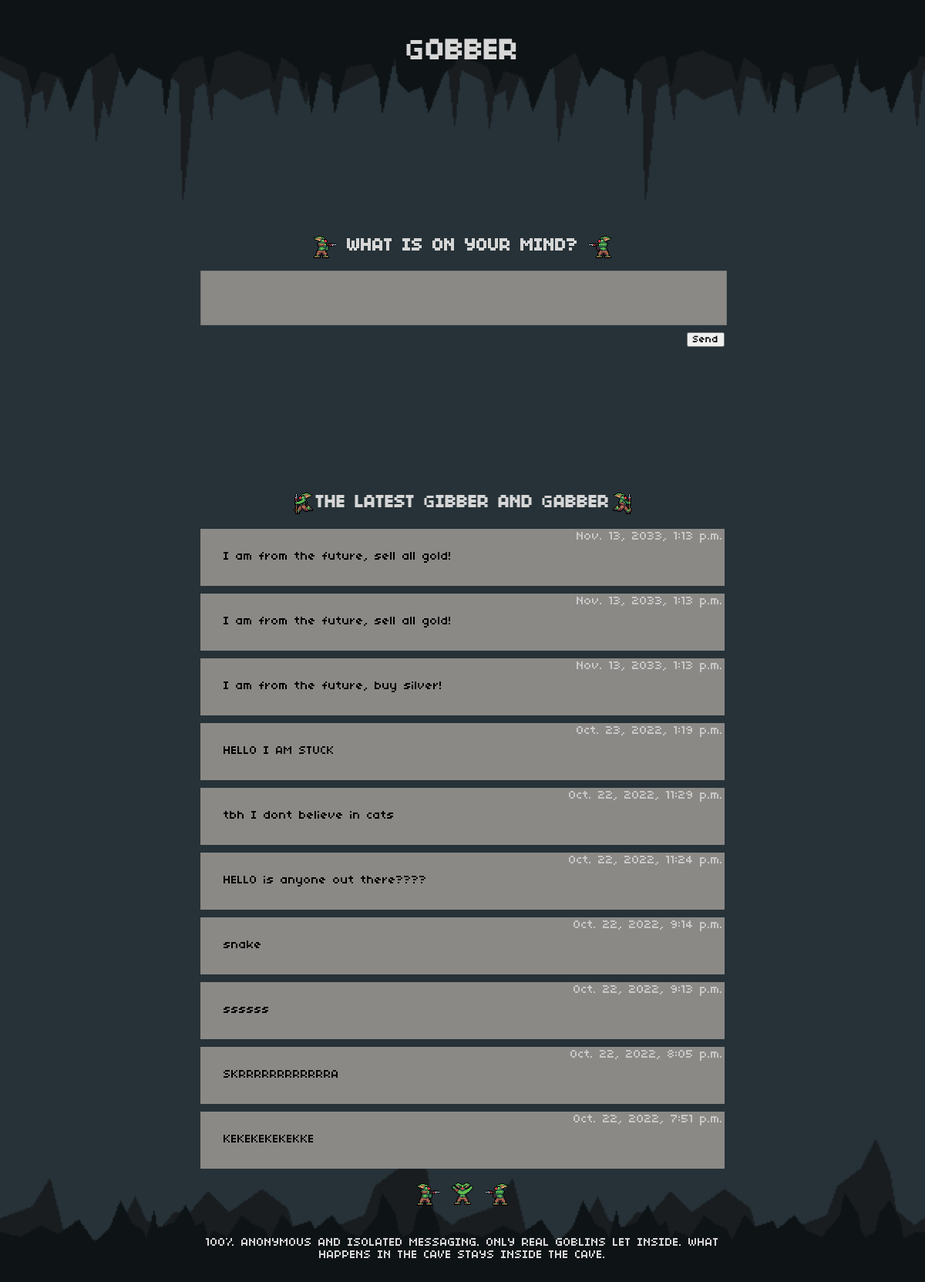
/gobber/chats/, run on an earlier commit of the app's database.
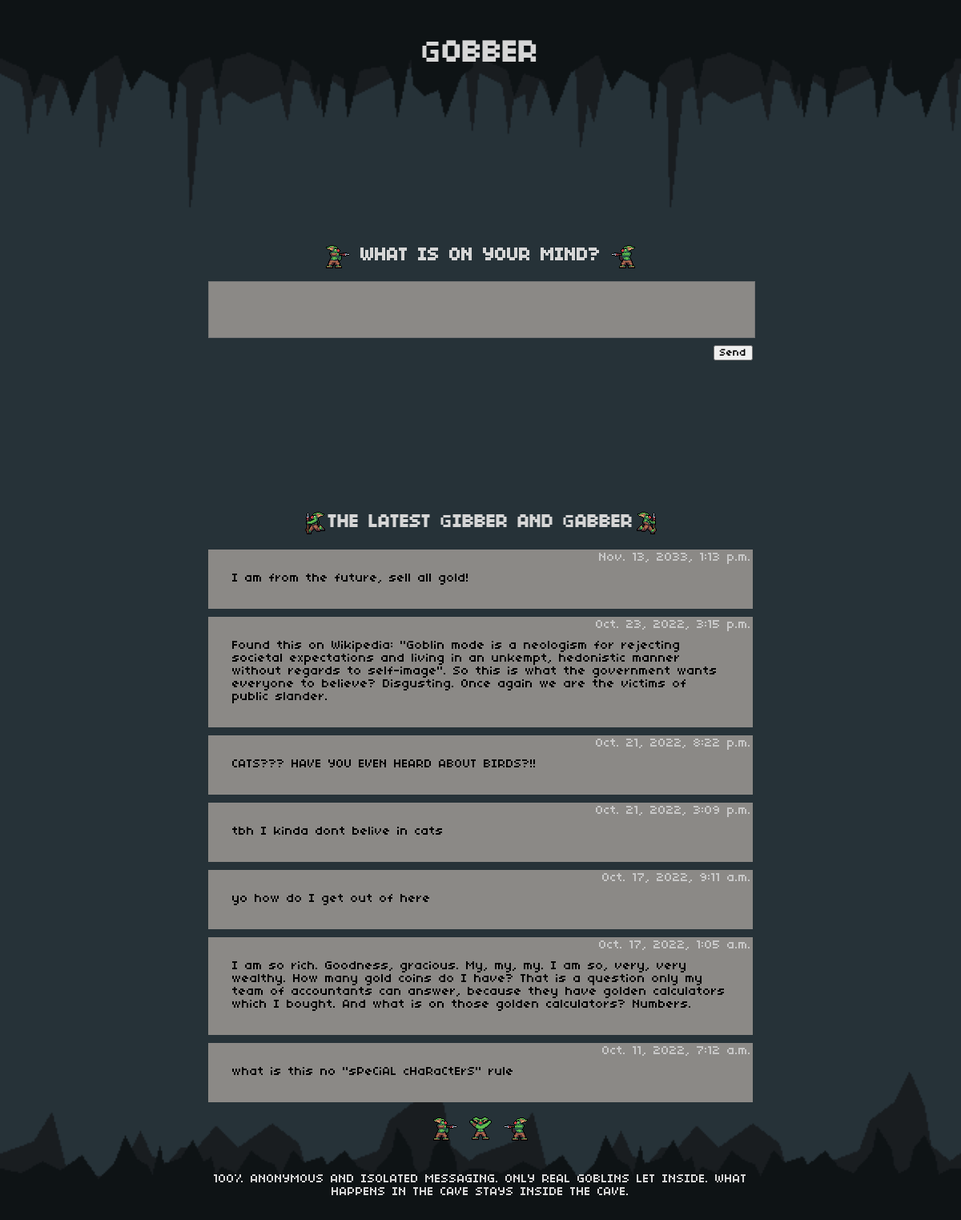
And on a later commit of the database.
### gobber/models.py (models this page shows, shortened)
class Message(models.Model):
    message_text = models.CharField(max_length=300)
    pub_date = models.DateTimeField(auto_now=True)

### gobber/views.py (the view)
# urls.py: path('chats/', views.chats, name='chats'),
def chats(request):
    query = 'SELECT * FROM gobber_message ORDER BY pub_date DESC LIMIT 10'
    messageList = Message.objects.raw(query)
    if request.method == "POST":
        cursor = connection.cursor()
        messageText = (Message(message_text=request.POST.get('message_text')))
        messageDate = timezone.now()
        query = "INSERT INTO gobber_message (message_text, pub_date) VALUES ('%s','%s')" % (messageText, messageDate)
        cursor.execute(query)
        cursor.close()
        return HttpResponseRedirect(reverse('gobber:chats'))
    else:
        form = MessageForm()
    return render(request, 'gobber/chats.html', {'messageList':messageList,'form': form})

### gobber/forms.py
class MessageForm(ModelForm):
    class Meta:
        model = Message
        fields = ['message_text']
        widgets = {
            'message_text': forms.Textarea(attrs={
                                                    'rows': 5,
                                                    'style': 'background-color:rgb(139, 137, 134); font-family:PixelFont',
                                                    }),
        }
        labels = {
            'message_text': '',
        }

### gobber/templates/gobber/chats.html (shortened to what this page needs)
<!DOCTYPE html>
<html>
<head>
    {% load static %}
    <link rel="stylesheet" type="text/css" href="{% static 'gobber/chatStyle.css' %}">
</head>
<body class="background">
<div class="upperSection">
    <div class="middleField">
        <h1>GOBBER</h1>
        <div class="chatMessageField">
            <div class="aligned">
                <img src="/static/images/goblin_attack_right.gif">
                <h2>WHAT IS ON YOUR MIND?</h2>
                <img src="/static/images/goblin_attack_left.gif">
            </div>
            <form action="{% url 'gobber:chats' %}" method="post">
                    {{ form }}
                <div class="chatButton">
                    <input type="submit" value="Send">
                </div>
            </form>
        </div>
        <div class="messageField">
        </div>
    </div>
</div>
<div class="lowerSection">
    <div class="middleField">
        <div class="aligned">
        <img class="goblinleft" src="/static/images/goblin_run_left.gif">
        <h2>THE LATEST GIBBER AND GABBER</h2>
        <img class="goblinright" src="/static/images/goblin_run_right.gif">
        </div>
        <div>
        {% if messageList %}
            <ul class="chatList">
            {% for message in messageList %}
                <div class = "chatBox">
                    <li class="chatTime"> {{message.pub_date}} </li>
                    <li class="chatMessage"><a> {{message.message_text}} </a></li>
                </div>
            {% endfor %}
            </ul>
        {% else %}
            <p>No chats are available.</p>
        {% endif %}
        </div>
        <div class="aligned">
            <img src="/static/images/goblin_attack_right.gif">
            <img src="/static/images/goblin_death.gif">
            <img src="/static/images/goblin_attack_left.gif">
        </div>
            <p>100% ANONYMOUS AND ISOLATED MESSAGING. ONLY REAL GOBLINS LET INSIDE. WHAT HAPPENS IN THE CAVE STAYS INSIDE THE CAVE.</p>
    </div>
</div>
</body>
</html>

What changed in the data, as far as the page shows it:
removed Message: pub_date "Nov. 13, 2033, 1:13 p.m.", message_text "I am from the future, sell all gold!"
removed Message: pub_date "Nov. 13, 2033, 1:13 p.m.", message_text "I am from the future, buy silver!"
removed Message: pub_date "Oct. 23, 2022, 1:19 p.m.", message_text "HELLO I AM STUCK"
removed Message: pub_date "Oct. 22, 2022, 11:29 p.m.", message_text "tbh I dont believe in cats"
removed Message: pub_date "Oct. 22, 2022, 11:24 p.m.", message_text "HELLO is anyone out there????"
removed Message: pub_date "Oct. 22, 2022, 9:14 p.m.", message_text "snake"
removed Message: pub_date "Oct. 22, 2022, 9:13 p.m.", message_text "ssssss"
removed Message: pub_date "Oct. 22, 2022, 8:05 p.m.", message_text "SKRRRRRRRRRRRRA"
removed Message: pub_date "Oct. 22, 2022, 7:51 p.m.", message_text "KEKEKEKEKEKKE"
now on this page (row edited): Message: pub_date "Oct. 23, 2022, 3:15 p.m.", message_text "Found this on Wikipedia: \"Goblin mode is a neologism for rejecting societal expectations and living in an unkempt, hedonistic manner without regards to self-image\". So this is what the government wants everyone to believe? Disgusting. Once again we are the victims of public slander."
now on this page (row edited): Message: pub_date "Oct. 21, 2022, 8:22 p.m.", message_text "CATS??? HAVE YOU EVEN HEARD ABOUT BIRDS?!!"
added Message: pub_date "Oct. 21, 2022, 3:09 p.m.", message_text "tbh I kinda dont belive in cats"
now on this page (row edited): Message: pub_date "Oct. 17, 2022, 9:11 a.m.", message_text "yo how do I get out of here"
now on this page (row edited): Message: pub_date "Oct. 17, 2022, 1:05 a.m.", message_text "I am so rich. Goodness, gracious. My, my, my. I am so, very, very wealthy. How many gold coins do I have? That is a question only my team of accountants can answer, because they have golden calculators which I bought. And what is on those golden calculators? Numbers."
added Message: pub_date "Oct. 11, 2022, 7:12 a.m.", message_text "what is this no \"sPeCiAL cHaRaCtErS\" rule"
